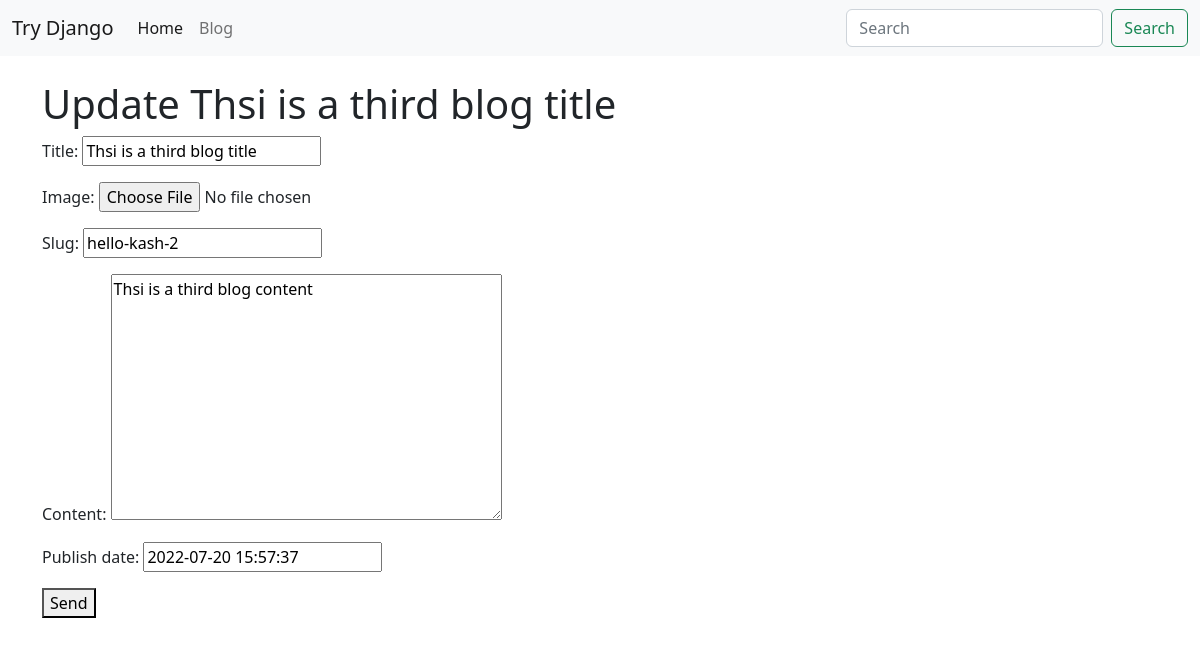
The app's page /blog/hello-kash-2/edit/ (signed in) with its own data.
### blog/models.py (models this page shows, shortened)
class BlogPost(models.Model):
    user = models.ForeignKey(User, default=1, null=True,
                             on_delete=models.SET_NULL)
    image = models.ImageField(upload_to='image/', blank=True, null=True)
    title = models.CharField(max_length=120)
    slug = models.SlugField(unique=True)
    content = models.TextField(null=True, blank=True)
    publish_date = models.DateTimeField(
        auto_now=False, auto_now_add=False, null=True, blank=True)
    timestamp = models.DateTimeField(auto_now_add=True)
    updated = models.DateTimeField(auto_now=True)
    objects = BlogPostManager()
    class Meta:
        ordering = ['-publish_date', '-updated', '-timestamp']

### blog/views.py (the view)
# urls.py: path('<str:slug>/edit/', blog_post_update_view),
@staff_member_required
def blog_post_update_view(request, slug):
    obj = get_object_or_404(BlogPost, slug=slug)
    form = BlogPostModelForm(request.POST or None, instance=obj)
    if form.is_valid():
        obj.save()
    template_name = 'form.html'
    context = {"title": f"Update {obj.title}", 'form': form, }
    return render(request, template_name, context)

### blog/forms.py (shortened to what this page needs)
class BlogPostModelForm(forms.ModelForm):
    class Meta:
        model = BlogPost
        fields = ['title', 'image', 'slug', 'content', 'publish_date']

### blog/models.py (called while the page is built)
    def get_queryset(self):
        return BlogPostQuerySet(self.model, using=self._db)

### templates/form.html (shortened to what this page needs)
{% extends 'base.html' %}
{% block content %}
    {% if title %}
        <h1>{{ title }}</h1>
    {% endif %}
    <form method="POST" action="." enctype="multipart/form-data">
        {{ form.as_p }}
        <button type="submit">Send</button>
    </form>
{% endblock content %}

### records on screen
BlogPost: title "Thsi is a third blog title", slug "hello-kash-2", content "Thsi is a third blog content", publish_date "2022-07-20 15:57:37"

### other values on screen
{{ title }} "Update Thsi is a third blog title"
